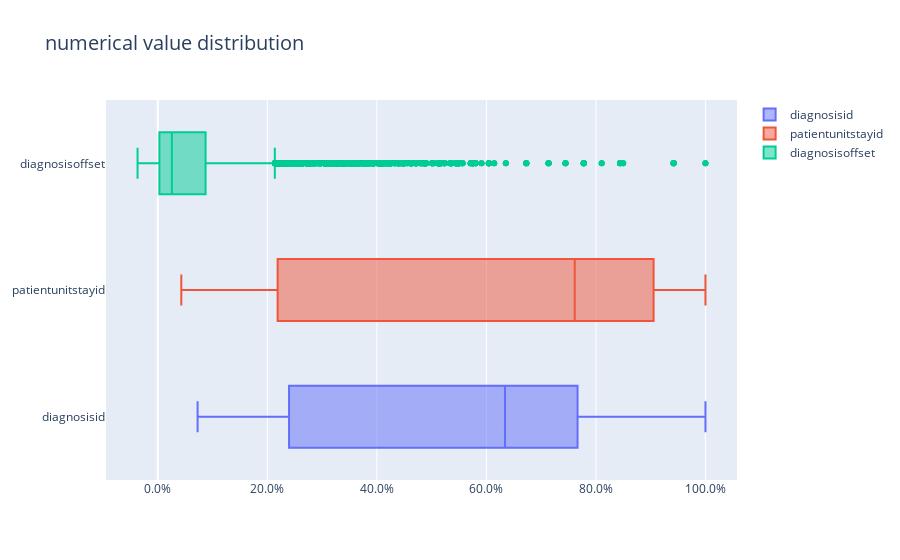

The code cell stored with this chart in its notebook:
### Markdown cell above
### Numerical distribution

### Code cell
fig4 = go.Figure()

# Use x instead of y argument for horizontal plot

for i in range(len(numerical_columns)):
    curr_column = df[numerical_columns].iloc[:,i]
    fig4.add_trace(go.Box(x=curr_column/curr_column.max(),
                        name = numerical_columns[i]
                        ),
                  )

fig4.update_layout(
                  title_text=r"numerical value distribution",
                  title_font_size=20,
                  xaxis_tickformat = ',.1%'
                  )

fig4.show()

### Figure 1 — Plotly figure (JSON) as saved in the notebook; plotly's stock layout.template omitted (floating-point values rounded to 4 significant figures; data arrays with more than 128 entries replaced by an {"elided": "..."} marker saying what was removed)
{"data": [{"name": "diagnosisid", "type": "box", "x": {"elided": "24978 float values"}}, {"name": "patientunitstayid", "type": "box", "x": {"elided": "24978 float values"}}, {"name": "diagnosisoffset", "type": "box", "x": {"elided": "24978 float values"}}], "layout": {"title": {"font": {"size": 20}, "text": "numerical value distribution"}, "xaxis": {"tickformat": ",.1%"}}}
